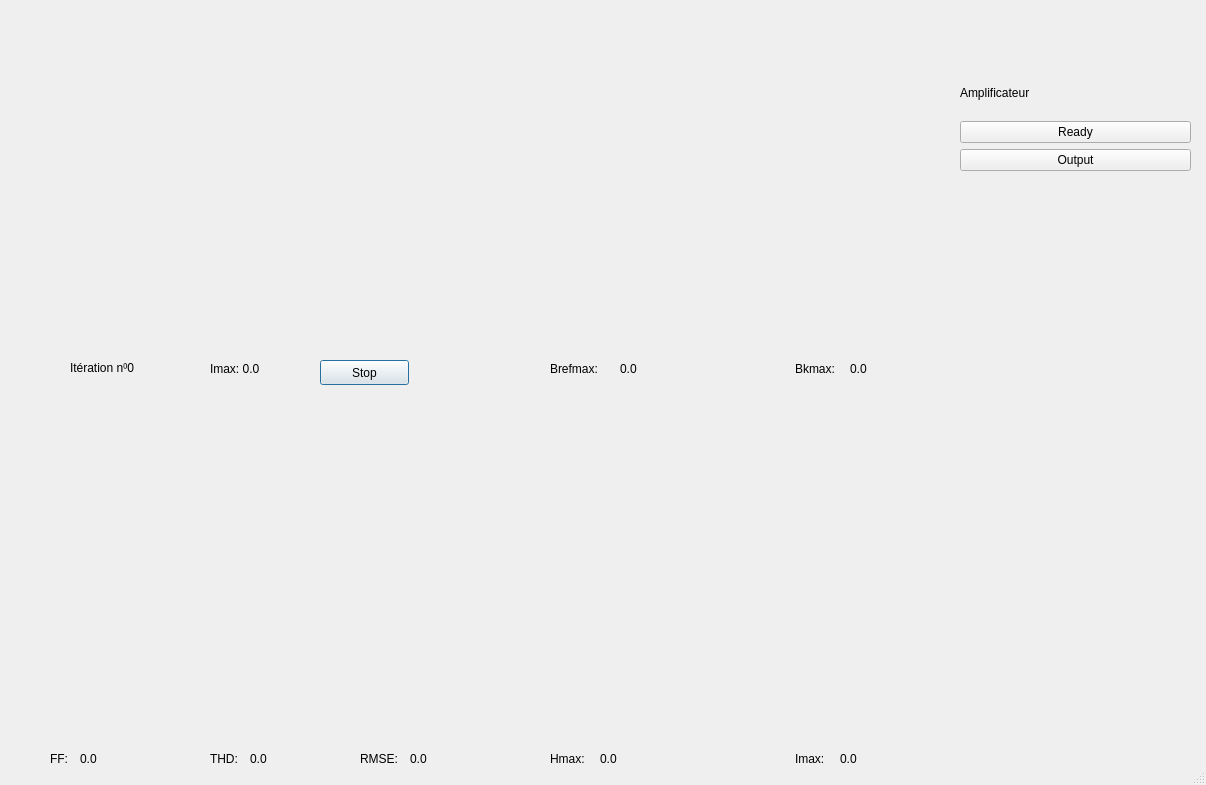
<?xml version="1.0" encoding="UTF-8"?>
<ui version="4.0">
 <class>supervision</class>
 <widget class="QDialog" name="supervision">
  <property name="geometry">
   <rect>
    <x>0</x>
    <y>0</y>
    <width>1206</width>
    <height>785</height>
   </rect>
  </property>
  <property name="windowTitle">
   <string>Dialog</string>
  </property>
  <property name="sizeGripEnabled">
   <bool>true</bool>
  </property>
  <widget class="MplWidget" name="widget_1" native="true">
   <property name="geometry">
    <rect>
     <x>20</x>
     <y>20</y>
     <width>441</width>
     <height>331</height>
    </rect>
   </property>
   <property name="sizePolicy">
    <sizepolicy hsizetype="Expanding" vsizetype="Expanding">
     <horstretch>0</horstretch>
     <verstretch>0</verstretch>
    </sizepolicy>
   </property>
  </widget>
  <widget class="MplWidget" name="widget_2" native="true">
   <property name="geometry">
    <rect>
     <x>490</x>
     <y>20</y>
     <width>441</width>
     <height>331</height>
    </rect>
   </property>
   <property name="sizePolicy">
    <sizepolicy hsizetype="Expanding" vsizetype="Expanding">
     <horstretch>0</horstretch>
     <verstretch>0</verstretch>
    </sizepolicy>
   </property>
  </widget>
  <widget class="MplWidget" name="widget_3" native="true">
   <property name="geometry">
    <rect>
     <x>20</x>
     <y>410</y>
     <width>441</width>
     <height>331</height>
    </rect>
   </property>
   <property name="sizePolicy">
    <sizepolicy hsizetype="Expanding" vsizetype="Expanding">
     <horstretch>0</horstretch>
     <verstretch>0</verstretch>
    </sizepolicy>
   </property>
  </widget>
  <widget class="MplWidget" name="widget_4" native="true">
   <property name="geometry">
    <rect>
     <x>490</x>
     <y>410</y>
     <width>441</width>
     <height>331</height>
    </rect>
   </property>
   <property name="sizePolicy">
    <sizepolicy hsizetype="Expanding" vsizetype="Expanding">
     <horstretch>0</horstretch>
     <verstretch>0</verstretch>
    </sizepolicy>
   </property>
  </widget>
  <widget class="QLabel" name="Bref_label">
   <property name="geometry">
    <rect>
     <x>550</x>
     <y>360</y>
     <width>71</width>
     <height>17</height>
    </rect>
   </property>
   <property name="text">
    <string>Brefmax:</string>
   </property>
  </widget>
  <widget class="QLabel" name="Brefmax_value">
   <property name="geometry">
    <rect>
     <x>620</x>
     <y>360</y>
     <width>67</width>
     <height>17</height>
    </rect>
   </property>
   <property name="text">
    <string>0.0</string>
   </property>
  </widget>
  <widget class="QLabel" name="Bk_label">
   <property name="geometry">
    <rect>
     <x>795</x>
     <y>360</y>
     <width>51</width>
     <height>17</height>
    </rect>
   </property>
   <property name="text">
    <string>Bkmax:</string>
   </property>
  </widget>
  <widget class="QLabel" name="Bkmax_value">
   <property name="geometry">
    <rect>
     <x>850</x>
     <y>360</y>
     <width>67</width>
     <height>17</height>
    </rect>
   </property>
   <property name="text">
    <string>0.0</string>
   </property>
  </widget>
  <widget class="QLabel" name="FF_value">
   <property name="geometry">
    <rect>
     <x>80</x>
     <y>750</y>
     <width>67</width>
     <height>17</height>
    </rect>
   </property>
   <property name="text">
    <string>0.0</string>
   </property>
  </widget>
  <widget class="QLabel" name="FF_label">
   <property name="geometry">
    <rect>
     <x>50</x>
     <y>750</y>
     <width>21</width>
     <height>17</height>
    </rect>
   </property>
   <property name="text">
    <string>FF:</string>
   </property>
  </widget>
  <widget class="QLabel" name="THD_value">
   <property name="geometry">
    <rect>
     <x>250</x>
     <y>750</y>
     <width>67</width>
     <height>17</height>
    </rect>
   </property>
   <property name="text">
    <string>0.0</string>
   </property>
  </widget>
  <widget class="QLabel" name="THD_label">
   <property name="geometry">
    <rect>
     <x>210</x>
     <y>750</y>
     <width>41</width>
     <height>17</height>
    </rect>
   </property>
   <property name="text">
    <string>THD:</string>
   </property>
  </widget>
  <widget class="QLabel" name="RMSE_label">
   <property name="geometry">
    <rect>
     <x>360</x>
     <y>750</y>
     <width>51</width>
     <height>17</height>
    </rect>
   </property>
   <property name="text">
    <string>RMSE:</string>
   </property>
  </widget>
  <widget class="QLabel" name="RMSE_value">
   <property name="geometry">
    <rect>
     <x>410</x>
     <y>750</y>
     <width>67</width>
     <height>17</height>
    </rect>
   </property>
   <property name="text">
    <string>0.0</string>
   </property>
  </widget>
  <widget class="QLabel" name="Hmax_value">
   <property name="geometry">
    <rect>
     <x>600</x>
     <y>750</y>
     <width>67</width>
     <height>17</height>
    </rect>
   </property>
   <property name="text">
    <string>0.0</string>
   </property>
  </widget>
  <widget class="QLabel" name="Hmax_label">
   <property name="geometry">
    <rect>
     <x>550</x>
     <y>750</y>
     <width>51</width>
     <height>17</height>
    </rect>
   </property>
   <property name="text">
    <string>Hmax:</string>
   </property>
  </widget>
  <widget class="QLabel" name="Imax_value">
   <property name="geometry">
    <rect>
     <x>840</x>
     <y>750</y>
     <width>67</width>
     <height>17</height>
    </rect>
   </property>
   <property name="text">
    <string>0.0</string>
   </property>
  </widget>
  <widget class="QLabel" name="Imax_label">
   <property name="geometry">
    <rect>
     <x>795</x>
     <y>750</y>
     <width>51</width>
     <height>17</height>
    </rect>
   </property>
   <property name="text">
    <string>Imax:</string>
   </property>
  </widget>
  <widget class="QLabel" name="iteration_label">
   <property name="geometry">
    <rect>
     <x>70</x>
     <y>360</y>
     <width>101</width>
     <height>17</height>
    </rect>
   </property>
   <property name="text">
    <string>Itération n⁰0</string>
   </property>
  </widget>
  <widget class="QPushButton" name="stop_button">
   <property name="geometry">
    <rect>
     <x>320</x>
     <y>360</y>
     <width>89</width>
     <height>25</height>
    </rect>
   </property>
   <property name="palette">
    <palette>
     <active>
      <colorrole role="WindowText">
       <brush brushstyle="SolidPattern">
        <color alpha="255">
         <red>246</red>
         <green>245</green>
         <blue>244</blue>
        </color>
       </brush>
      </colorrole>
      <colorrole role="Button">
       <brush brushstyle="SolidPattern">
        <color alpha="255">
         <red>237</red>
         <green>51</green>
         <blue>59</blue>
        </color>
       </brush>
      </colorrole>
      <colorrole role="Text">
       <brush brushstyle="SolidPattern">
        <color alpha="255">
         <red>246</red>
         <green>245</green>
         <blue>244</blue>
        </color>
       </brush>
      </colorrole>
      <colorrole role="ButtonText">
       <brush brushstyle="SolidPattern">
        <color alpha="255">
         <red>0</red>
         <green>0</green>
         <blue>0</blue>
        </color>
       </brush>
      </colorrole>
     </active>
     <inactive>
      <colorrole role="WindowText">
       <brush brushstyle="SolidPattern">
        <color alpha="255">
         <red>0</red>
         <green>0</green>
         <blue>0</blue>
        </color>
       </brush>
      </colorrole>
      <colorrole role="Button">
       <brush brushstyle="SolidPattern">
        <color alpha="255">
         <red>239</red>
         <green>239</green>
         <blue>239</blue>
        </color>
       </brush>
      </colorrole>
      <colorrole role="Text">
       <brush brushstyle="SolidPattern">
        <color alpha="255">
         <red>0</red>
         <green>0</green>
         <blue>0</blue>
        </color>
       </brush>
      </colorrole>
      <colorrole role="ButtonText">
       <brush brushstyle="SolidPattern">
        <color alpha="255">
         <red>0</red>
         <green>0</green>
         <blue>0</blue>
        </color>
       </brush>
      </colorrole>
     </inactive>
     <disabled>
      <colorrole role="WindowText">
       <brush brushstyle="SolidPattern">
        <color alpha="255">
         <red>190</red>
         <green>190</green>
         <blue>190</blue>
        </color>
       </brush>
      </colorrole>
      <colorrole role="Button">
       <brush brushstyle="SolidPattern">
        <color alpha="255">
         <red>237</red>
         <green>51</green>
         <blue>59</blue>
        </color>
       </brush>
      </colorrole>
      <colorrole role="Text">
       <brush brushstyle="SolidPattern">
        <color alpha="255">
         <red>190</red>
         <green>190</green>
         <blue>190</blue>
        </color>
       </brush>
      </colorrole>
      <colorrole role="ButtonText">
       <brush brushstyle="SolidPattern">
        <color alpha="255">
         <red>190</red>
         <green>190</green>
         <blue>190</blue>
        </color>
       </brush>
      </colorrole>
     </disabled>
    </palette>
   </property>
   <property name="text">
    <string>Stop</string>
   </property>
  </widget>
  <widget class="QLabel" name="Courant_label">
   <property name="geometry">
    <rect>
     <x>210</x>
     <y>360</y>
     <width>91</width>
     <height>17</height>
    </rect>
   </property>
   <property name="text">
    <string>Imax: 0.0</string>
   </property>
  </widget>
  <widget class="QWidget" name="gridLayoutWidget">
   <property name="geometry">
    <rect>
     <x>960</x>
     <y>70</y>
     <width>231</width>
     <height>101</height>
    </rect>
   </property>
   <layout class="QGridLayout" name="gridLayout">
    <item row="0" column="0">
     <widget class="QLabel" name="label">
      <property name="text">
       <string>Amplificateur</string>
      </property>
     </widget>
    </item>
    <item row="1" column="0">
     <widget class="QPushButton" name="ready_Button">
      <property name="text">
       <string>Ready</string>
      </property>
      <property name="autoExclusive">
       <bool>false</bool>
      </property>
     </widget>
    </item>
    <item row="2" column="0">
     <widget class="QPushButton" name="Output_button">
      <property name="text">
       <string>Output</string>
      </property>
     </widget>
    </item>
   </layout>
  </widget>
  <action name="actionOutput">
   <property name="text">
    <string>Output</string>
   </property>
  </action>
 </widget>
 <customwidgets>
  <customwidget>
   <class>MplWidget</class>
   <extends>QWidget</extends>
   <header>mplwidget.h</header>
   <container>1</container>
  </customwidget>
 </customwidgets>
 <resources/>
 <connections>
  <connection>
   <sender>Output_button</sender>
   <signal>clicked()</signal>
   <receiver>actionOutput</receiver>
   <slot>trigger()</slot>
   <hints>
    <hint type="sourcelabel">
     <x>1075</x>
     <y>157</y>
    </hint>
    <hint type="destinationlabel">
     <x>-1</x>
     <y>-1</y>
    </hint>
   </hints>
  </connection>
 </connections>
</ui>
